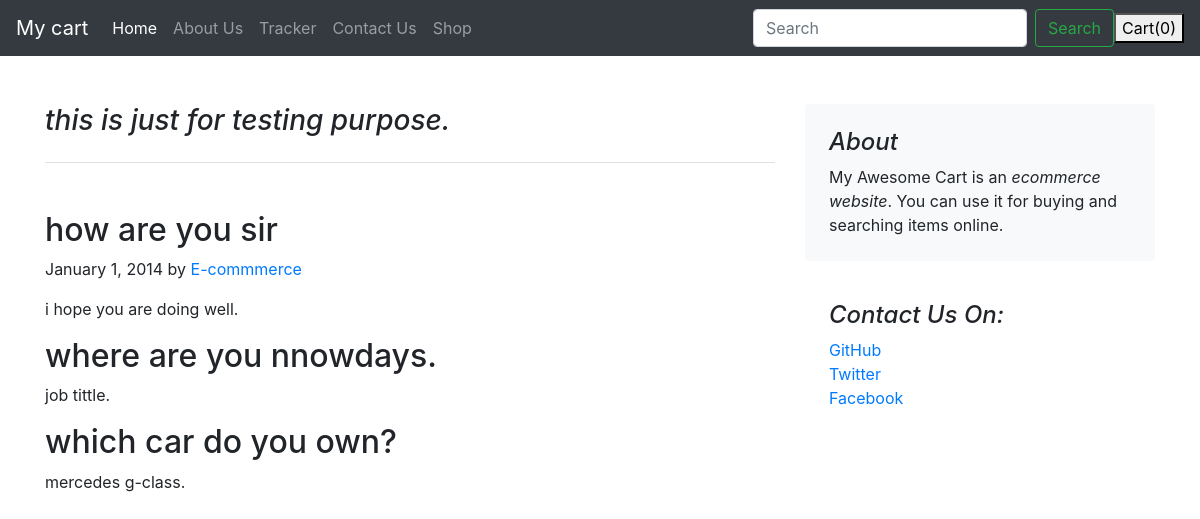
The page /blog/blogpost/1 on the database its author committed.
### blog/models.py (models this page shows)
class Blogpost(models.Model):
    post_id=models.AutoField(primary_key=True)
    tittle=models.CharField(max_length=50)
    heading0=models.CharField(max_length=500,default="")
    cheading0=models.CharField(max_length=5000,default="")
    heading1=models.CharField(max_length=500,default="")
    cheading1=models.CharField(max_length=5000,default="")
    heading2=models.CharField(max_length=500,default="")
    cheading2=models.CharField(max_length=5000,default="")
    pub_date=models.DateField()
    thumbnail=models.ImageField(upload_to="shop/images",default="")
    def __str__(self):
        return self.tittle

### blog/views.py (the view)
# urls.py: path("blogpost/<int:id>", views.blogpost, name = "blogPost"),
def blogpost(request, id):
    post = Blogpost.objects.get(post_id = id)
    print(post)
    return render(request,'blog/blogpost.html', {'post':post})

### blog/templates/blog/blogpost.html (shortened to what this page needs)
{% extends 'blog/basic.html' %}
{% block body %}
<div class="container mb-5">
    <div class="row mt-5">
        <div class="col-md-8 blog-main">
            <h3 class="pb-4 mb-4 font-italic border-bottom">
                {{post.tittle}}
            </h3>
            <br>
            <div class="blog-post">
                <h2 class="blog-post-title">{{post.heading0}}</h2>
                <p class="blog-post-meta">January 1, 2014 by <a href="#">E-commmerce</a></p>
                <p>{{post.cheading0}}</p>
                <h2>{{post.heading1}}</h2>
                <p> {{post.cheading1}}</p>
                <h2>{{post.heading2}}</h2>
                <p>{{post.cheading2}}</p>
            </div>
        </div>
        <aside class="col-md-4 blog-sidebar">
            <div class="p-4 mb-3 bg-light rounded">
                <h4 class="font-italic">About</h4>
                <p class="mb-0">My Awesome Cart is an <em>ecommerce website</em>. You can use it for buying and searching items online. </p>
            </div>
            <div class="p-4">
                <h4 class="font-italic">Contact Us On: </h4>
                <ol class="list-unstyled">
                    <li><a href="#">GitHub</a></li>
                    <li><a href="#">Twitter</a></li>
                    <li><a href="#">Facebook</a></li>
                </ol>
            </div>
        </aside>
    </div>
</div>
{% endblock %}

### rows shown on the page
Blogpost: tittle "this is just for testing purpose.", heading0 "how are you sir", cheading0 "i hope you are doing well.", heading1 "where are you nnowdays.", cheading1 "job tittle.", heading2 "which car do you own?", cheading2 "mercedes g-class."
